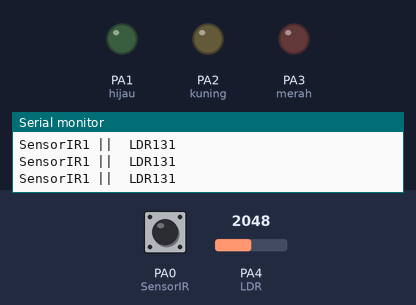
This sketch was run on a simulated STM32 Blue Pill. Shown: output pins drawn as LEDs (lit = HIGH), the last lines printed to the serial monitor. The test bench sets the inputs (shaded band); at power-on: PA0 (SensorIR) HIGH, PA4 (LDR) = 2048.

Above: at 1.2 s.
1.3 s: PA0 (SensorIR) pulsed LOW 5 times (0.12 s each, 0.3 s apart)
At 3.8 s:
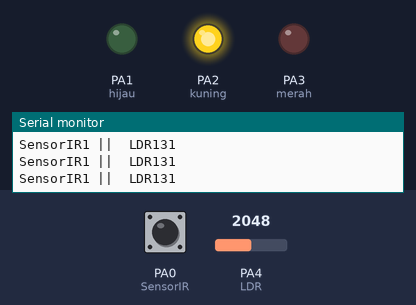
4.3 s: PA4 (LDR) set to 2489
5.8 s: PA4 (LDR) set to 2531
At 6.5 s:
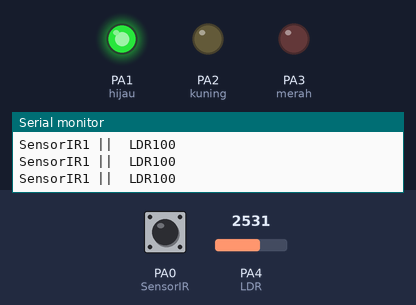
7.3 s: PA4 (LDR) set to 2866
At 7.8 s:
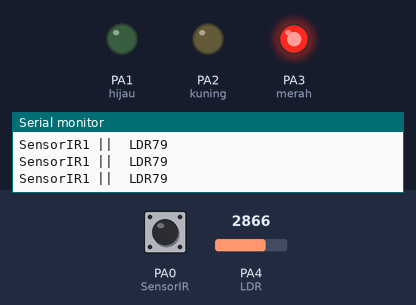
8.8 s: PA4 (LDR) set to 2047
At 9.1 s:
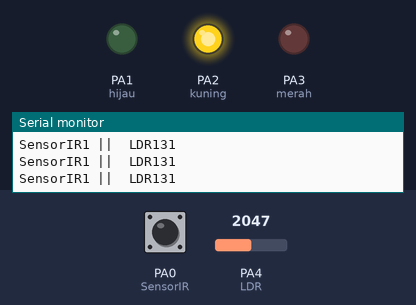
10.3 s: PA4 (LDR) set to 1020
11.8 s: PA4 (LDR) set to 927
At 12.9 s:
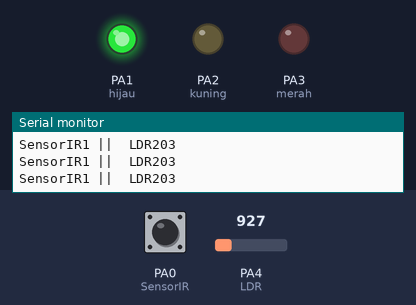
Timing chart, 0 to 14.3 s (numbered marks = the images above; inputs shaded):
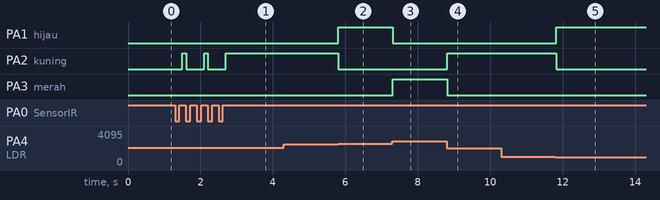

Measured:
- the behaviour switches between 2530 and 2531 on PA4 (LDR) (found by bisection; images 1 and 2)
- the behaviour switches between 982 and 981 on PA4 (LDR) (found by bisection; images 4 and 5)
- after the input at 1.3 s, PA2 (kuning): alternates HIGH for 0.10 s and LOW for 0.50 s, 5 changes in all, then stays HIGH, starting after 0.20 s
- after the input at 5.8 s, PA1 (hijau): LOW → HIGH at once; PA2 (kuning): HIGH → LOW at once
- after the input at 7.3 s, PA1 (hijau): HIGH → LOW at once; PA3 (merah): LOW → HIGH at once
- after the input at 8.8 s, PA2 (kuning): LOW → HIGH at once; PA3 (merah): HIGH → LOW at once
- after the input at 11.8 s, PA1 (hijau): LOW → HIGH at once; PA2 (kuning): HIGH → LOW at once

The sketch:

STM32-challangeIRdanLDR_LED.ino
```cpp
//inisialisasi
  int merah=PA3;
  int kuning=PA2;
  int hijau=PA1;
  int SensorIR=PA0;
  int kunci=0;
  int LDR=PA4;

void setup() {
    Serial.begin(9600);
    pinMode(merah,OUTPUT);
    pinMode(kuning,OUTPUT);
    pinMode(hijau,OUTPUT);
    pinMode(SensorIR,INPUT);
    pinMode(LDR,INPUT);

}

void loop() {
  // baca data
     int bacasensorIR=digitalRead(SensorIR);
     int bacasensorLDR=analogRead(LDR);
         bacasensorLDR=map(bacasensorLDR,105,4095,255,0);

  // print to serial
     Serial.print("SensorIR"); Serial.print(bacasensorIR);
     Serial.print(" ||  LDR"); Serial.print(bacasensorLDR);
     Serial.println(); //untuk enter

  //logika
  if(bacasensorIR==0 && kunci==0){
    kunci=1;
    delay(200);

  }else if(bacasensorIR==1 && kunci==1) {

    if (bacasensorLDR<100){
     digitalWrite(merah,HIGH);
     digitalWrite(kuning,LOW);
     digitalWrite(hijau,LOW);
     delay(100);
  }
  else if(bacasensorLDR<200 && bacasensorLDR>100){
     digitalWrite(merah,LOW);
     digitalWrite(kuning,HIGH);
     digitalWrite(hijau,LOW);
     delay(100);

  }
  else{
     digitalWrite(hijau,HIGH);
     digitalWrite(kuning,LOW);
     digitalWrite(merah,LOW);
     delay(100);
  }
}
else if(bacasensorIR==0 && kunci==1){
        kunci=0;
        digitalWrite(merah,LOW);
        digitalWrite(kuning,LOW);
        digitalWrite(hijau,LOW);
        delay(200);
}
}
```
